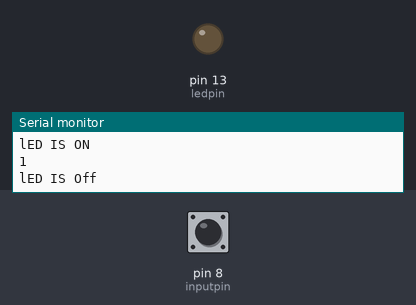
Recording of a sketch running on a simulated Arduino Uno, built with avr-gcc and run on an emulated ATmega328P. On the bench: output pins drawn as LEDs (lit = HIGH), the last lines printed to the serial monitor. Inputs (shaded band) come from the test bench; at power-on: pin 8 (inputpin) HIGH.

Above: at 1.2 s.
1.3 s: pin 8 (inputpin) pulled LOW for 0.15 s
At 1.4 s:
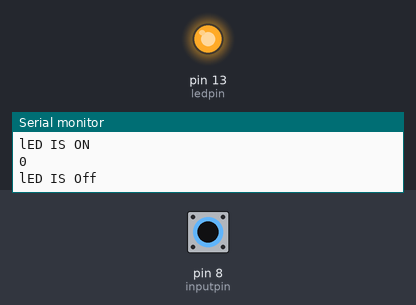
3.0 s: pin 8 (inputpin) pulled LOW for 3.2 s
At 7.5 s:
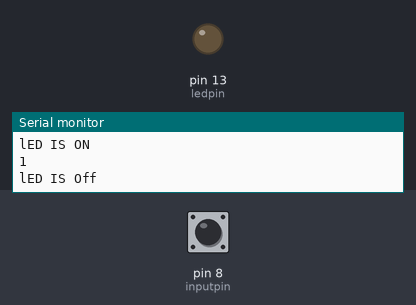
Timing chart, 0 to 9.0 s (numbered marks = the images above; inputs shaded):
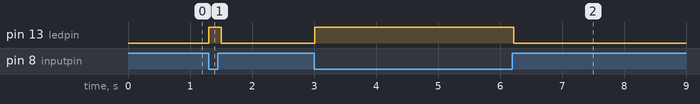

Measured:
- after the input at 1.3 s, pin 13 (ledpin): LOW → HIGH at once, → LOW 0.20 s later
- after the input at 3.0 s, pin 13 (ledpin): LOW → HIGH at once, → LOW 3.2 s later

The sketch:

SevenSegment.ino
```cpp
int ledpin = 13;    //set pin no of ardinuo to which led is connected
int inputpin = 8;
void setup() {
  // initialize digital pin LED_BUILTIN as an output.
  Serial.begin(9600);
  pinMode(ledpin, OUTPUT);
  pinMode (inputpin , INPUT_PULLUP);

}

// the loop function runs over and over again forever
void loop() {
  digitalWrite(ledpin, LOW );
  int led_state;
  led_state = digitalRead(inputpin);
  Serial.println(led_state);// wait for a second
  Serial.println("lED IS Off");
  if (led_state == 0 )
    digitalWrite(ledpin, HIGH);    // turn the LED off by making the voltage LOW
    delay(100);
    Serial.println("lED IS ON");// // wait for a second
}
```
